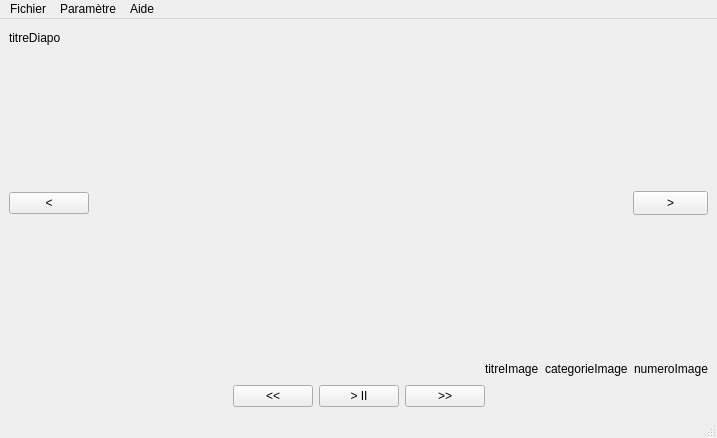
<?xml version="1.0" encoding="UTF-8"?>
<ui version="4.0">
 <class>LecteurVue</class>
 <widget class="QMainWindow" name="LecteurVue">
  <property name="geometry">
   <rect>
    <x>0</x>
    <y>0</y>
    <width>717</width>
    <height>438</height>
   </rect>
  </property>
  <property name="windowTitle">
   <string>MainWindow</string>
  </property>
  <widget class="QWidget" name="centralwidget">
   <layout class="QVBoxLayout" name="verticalLayout_2">
    <item>
     <layout class="QVBoxLayout" name="verticalLayout">
      <item>
       <layout class="QHBoxLayout" name="horizontalLayout">
        <item>
         <widget class="QLabel" name="titreDiapo">
          <property name="text">
           <string>titreDiapo</string>
          </property>
         </widget>
        </item>
        <item>
         <spacer name="horizontalSpacer_3">
          <property name="orientation">
           <enum>Qt::Horizontal</enum>
          </property>
          <property name="sizeHint" stdset="0">
           <size>
            <width>40</width>
            <height>20</height>
           </size>
          </property>
         </spacer>
        </item>
       </layout>
      </item>
      <item>
       <layout class="QHBoxLayout" name="horizontalLayout_2">
        <item>
         <widget class="QPushButton" name="reculer">
          <property name="text">
           <string>&lt;</string>
          </property>
         </widget>
        </item>
        <item>
         <spacer name="horizontalSpacer">
          <property name="orientation">
           <enum>Qt::Horizontal</enum>
          </property>
          <property name="sizeHint" stdset="0">
           <size>
            <width>40</width>
            <height>20</height>
           </size>
          </property>
         </spacer>
        </item>
        <item>
         <spacer name="verticalSpacer">
          <property name="orientation">
           <enum>Qt::Vertical</enum>
          </property>
          <property name="sizeHint" stdset="0">
           <size>
            <width>20</width>
            <height>40</height>
           </size>
          </property>
         </spacer>
        </item>
        <item>
         <widget class="QLabel" name="image">
          <property name="text">
           <string/>
          </property>
          <property name="pixmap">
           <pixmap resource="../cartesDisney/image.qrc">:/cartesDisney/Disney_tapis.gif</pixmap>
          </property>
         </widget>
        </item>
        <item>
         <spacer name="horizontalSpacer_2">
          <property name="orientation">
           <enum>Qt::Horizontal</enum>
          </property>
          <property name="sizeHint" stdset="0">
           <size>
            <width>40</width>
            <height>20</height>
           </size>
          </property>
         </spacer>
        </item>
        <item>
         <widget class="QPushButton" name="avancer">
          <property name="enabled">
           <bool>true</bool>
          </property>
          <property name="maximumSize">
           <size>
            <width>75</width>
            <height>24</height>
           </size>
          </property>
          <property name="text">
           <string>&gt;</string>
          </property>
          <property name="checkable">
           <bool>false</bool>
          </property>
          <property name="checked">
           <bool>false</bool>
          </property>
          <property name="autoRepeat">
           <bool>false</bool>
          </property>
          <property name="autoExclusive">
           <bool>false</bool>
          </property>
          <property name="autoDefault">
           <bool>false</bool>
          </property>
          <property name="default">
           <bool>false</bool>
          </property>
          <property name="flat">
           <bool>false</bool>
          </property>
         </widget>
        </item>
       </layout>
      </item>
      <item>
       <layout class="QHBoxLayout" name="horizontalLayout_5">
        <item>
         <spacer name="horizontalSpacer_6">
          <property name="orientation">
           <enum>Qt::Horizontal</enum>
          </property>
          <property name="sizeHint" stdset="0">
           <size>
            <width>40</width>
            <height>20</height>
           </size>
          </property>
         </spacer>
        </item>
        <item>
         <widget class="QLabel" name="titreImage">
          <property name="text">
           <string>titreImage</string>
          </property>
         </widget>
        </item>
        <item>
         <widget class="QLabel" name="categorieImage">
          <property name="text">
           <string>categorieImage</string>
          </property>
         </widget>
        </item>
        <item>
         <widget class="QLabel" name="numeroImage">
          <property name="text">
           <string>numeroImage</string>
          </property>
         </widget>
        </item>
       </layout>
      </item>
      <item>
       <layout class="QHBoxLayout" name="horizontalLayout_3">
        <item>
         <spacer name="horizontalSpacer_4">
          <property name="orientation">
           <enum>Qt::Horizontal</enum>
          </property>
          <property name="sizeHint" stdset="0">
           <size>
            <width>40</width>
            <height>20</height>
           </size>
          </property>
         </spacer>
        </item>
        <item>
         <widget class="QPushButton" name="ralentir">
          <property name="text">
           <string>&lt;&lt;</string>
          </property>
         </widget>
        </item>
        <item>
         <widget class="QPushButton" name="automatique">
          <property name="text">
           <string>&gt; II</string>
          </property>
         </widget>
        </item>
        <item>
         <widget class="QPushButton" name="accelerer">
          <property name="text">
           <string>&gt;&gt;</string>
          </property>
         </widget>
        </item>
        <item>
         <spacer name="horizontalSpacer_5">
          <property name="orientation">
           <enum>Qt::Horizontal</enum>
          </property>
          <property name="sizeHint" stdset="0">
           <size>
            <width>40</width>
            <height>20</height>
           </size>
          </property>
         </spacer>
        </item>
       </layout>
      </item>
     </layout>
    </item>
   </layout>
  </widget>
  <widget class="QMenuBar" name="menubar">
   <property name="geometry">
    <rect>
     <x>0</x>
     <y>0</y>
     <width>717</width>
     <height>22</height>
    </rect>
   </property>
   <widget class="QMenu" name="menufichier">
    <property name="title">
     <string>Fichier</string>
    </property>
    <addaction name="actionQuitter"/>
    <addaction name="actionChanger_diaporama"/>
    <addaction name="actionVider_lecteur"/>
   </widget>
   <widget class="QMenu" name="menuParam_tre">
    <property name="title">
     <string>Paramètre</string>
    </property>
    <addaction name="actionBoucler"/>
    <addaction name="actionPar_d_faut"/>
    <addaction name="actionVitesse"/>
   </widget>
   <widget class="QMenu" name="menuAide">
    <property name="title">
     <string>Aide</string>
    </property>
    <addaction name="actionA_propos"/>
   </widget>
   <addaction name="menufichier"/>
   <addaction name="menuParam_tre"/>
   <addaction name="menuAide"/>
  </widget>
  <widget class="QStatusBar" name="statusbar"/>
  <action name="actionQuitter">
   <property name="text">
    <string>Quitter</string>
   </property>
   <property name="shortcut">
    <string>Q</string>
   </property>
  </action>
  <action name="actionChanger_diaporama">
   <property name="text">
    <string>Changer diaporama</string>
   </property>
  </action>
  <action name="actionBoucler">
   <property name="text">
    <string>Boucler</string>
   </property>
  </action>
  <action name="actionA_propos">
   <property name="text">
    <string>A propos</string>
   </property>
   <property name="shortcut">
    <string>A</string>
   </property>
  </action>
  <action name="actionPar_d_faut">
   <property name="text">
    <string>Par défaut</string>
   </property>
  </action>
  <action name="actionVider_lecteur">
   <property name="text">
    <string>Vider lecteur</string>
   </property>
  </action>
  <action name="actionVitesse">
   <property name="text">
    <string>Vitesse</string>
   </property>
  </action>
 </widget>
 <resources>
  <include location="../cartesDisney/image.qrc"/>
 </resources>
 <connections/>
</ui>
